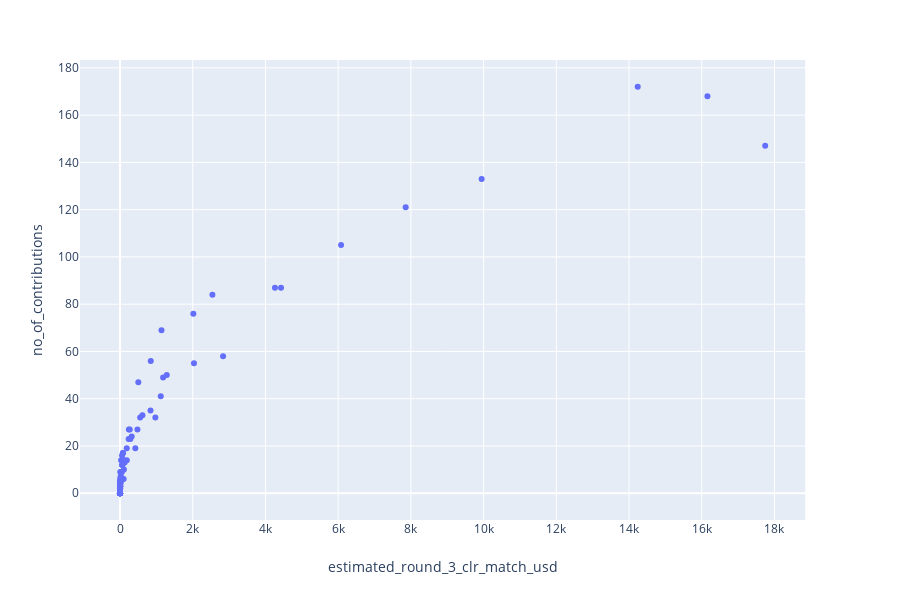

Here is the notebook cell this chart was saved with:
### Code cell
fig = px.scatter(data, x="estimated_round_3_clr_match_usd", y="no_of_contributions")
fig.show()

### Figure 1 — Plotly figure (JSON) as saved in the notebook; plotly's stock layout.template omitted (floating-point values rounded to 4 significant figures)
{"data": [{"hoverlabel": {"namelength": 0}, "hovertemplate": "estimated_round_3_clr_match_usd=%{x}<br>no_of_contributions=%{y}", "legendgroup": "", "marker": {"color": "#636efa", "symbol": "circle"}, "mode": "markers", "name": "", "showlegend": false, "type": "scatter", "x": [100.6, 32.2, 68.49, 128.7, 243.1, 0, 1286.0, 2034.0, 553.8, 321.1, 9946.0, 185.4, 85.7, 186.9, 1186.0, 10, 6080.0, 1, 23.87, 616.0, 4, 1, 16160.0, 4429.0, 53.37, 26.86, 12.7, 0, 6.484, 0, 0, 0, 6.21, 23.31, 0, 0, 15.86, 0, 479.4, 55.76, 0, 107.7, 0, 0, 0, 0, 9.905, 1.333, 0, 0, 0, 2835.0, 0, 0, 237.2, 20.04, 0, 0, 28.72, 2541.0, 845.4, 0, 0, 0, 0, 0, 0, 7, 75.69, 0, 0, 0, 0, 0, 0, 0, 1141.0, 0, 0, 0, 30.56, 14240.0, 2017.0, 421.0, 268.7, 283.5, 49.33, 113.3, 0, 0, 503.5, 0, 17740.0, 7856.0, 0, 972.7, 839.5, 41.68, 1121.0, 0, 4261.0, 15.99], "xaxis": "x", "y": [6, 6, 12, 13, 27, 0, 50, 55, 32, 24, 133, 19, 17, 14, 49, 6, 105, 2, 7, 33, 2, 1, 168, 87, 12, 5, 4, 1, 5, 0, 1, 1, 3, 9, 0, 0, 6, 1, 27, 16, 1, 10, 1, 0, 4, 0, 3, 2, 0, 0, 0, 58, 0, 0, 23, 6, 0, 0, 6, 84, 56, 0, 1, 3, 0, 0, 0, 9, 17, 3, 1, 1, 0, 0, 2, 5, 69, 1, 0, 0, 14, 172, 76, 19, 27, 23, 9, 14, 2, 1, 47, 1, 147, 121, 5, 32, 35, 9, 41, 2, 87, 7], "yaxis": "y"}], "layout": {"height": 600, "legend": {"tracegroupgap": 0}, "margin": {"t": 60}, "xaxis": {"anchor": "y", "domain": [0, 0.98], "title": {"text": "estimated_round_3_clr_match_usd"}}, "yaxis": {"anchor": "x", "domain": [0, 1], "title": {"text": "no_of_contributions"}}}}
